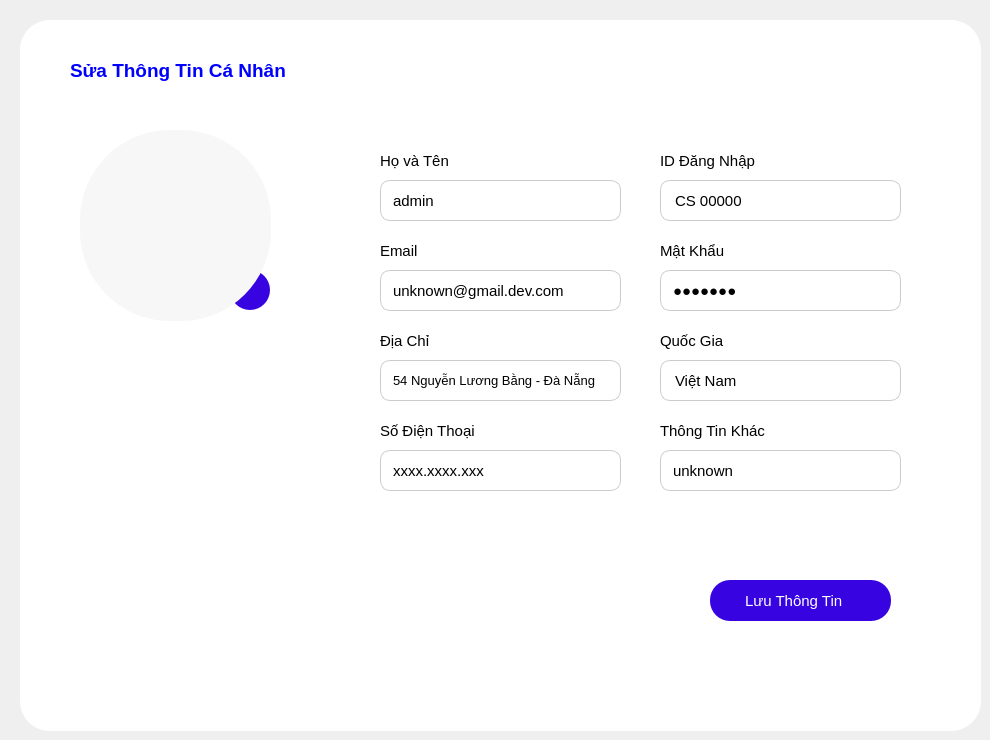
      <widget class="QWidget" name="profile_2">
       <widget class="QLabel" name="label_24">
        <property name="geometry">
         <rect>
          <x>20</x>
          <y>20</y>
          <width>961</width>
          <height>711</height>
         </rect>
        </property>
        <property name="styleSheet">
         <string notr="true">background-color: #fff;
border-radius: 30px;</string>
        </property>
        <property name="text">
         <string/>
        </property>
       </widget>
       <widget class="QLabel" name="label_51">
        <property name="geometry">
         <rect>
          <x>70</x>
          <y>50</y>
          <width>231</width>
          <height>41</height>
         </rect>
        </property>
        <property name="font">
         <font>
          <pointsize>14</pointsize>
          <bold>true</bold>
         </font>
        </property>
        <property name="styleSheet">
         <string notr="true">color: blue;
</string>
        </property>
        <property name="text">
         <string>Sửa Thông Tin Cá Nhân</string>
        </property>
       </widget>
       <widget class="QPushButton" name="editAvtBtn_2">
        <property name="geometry">
         <rect>
          <x>230</x>
          <y>270</y>
          <width>40</width>
          <height>40</height>
         </rect>
        </property>
        <property name="cursor">
         <cursorShape>PointingHandCursor</cursorShape>
        </property>
        <property name="styleSheet">
         <string notr="true">border-radius: 20px;
background-color: #f7f7f7;
border:none;
background-color: rgb(55, 3, 225);</string>
        </property>
        <property name="text">
         <string/>
        </property>
        <property name="icon">
         <iconset resource="resourse.qrc">
          <normaloff>:/new/img/img/pencil.png</normaloff>:/new/img/img/pencil.png</iconset>
        </property>
        <property name="iconSize">
         <size>
          <width>22</width>
          <height>23</height>
         </size>
        </property>
       </widget>
       <widget class="QLabel" name="avtLabel_2">
        <property name="geometry">
         <rect>
          <x>80</x>
          <y>130</y>
          <width>191</width>
          <height>191</height>
         </rect>
        </property>
        <property name="styleSheet">
         <string notr="true">border-radius: 90px;
background-color: #f7f7f7;
border:none;</string>
        </property>
        <property name="text">
         <string/>
        </property>
        <property name="pixmap">
         <pixmap resource="resourse.qrc">:/new/img/img/batman_hero_avatar_comics-512.png</pixmap>
        </property>
        <property name="scaledContents">
         <bool>true</bool>
        </property>
       </widget>
       <widget class="QLabel" name="nameLabel_2">
        <property name="geometry">
         <rect>
          <x>380</x>
          <y>150</y>
          <width>81</width>
          <height>21</height>
         </rect>
        </property>
        <property name="font">
         <font>
          <pointsize>11</pointsize>
          <fontweight>DemiBold</fontweight>
         </font>
        </property>
        <property name="styleSheet">
         <string notr="true">color: black;</string>
        </property>
        <property name="text">
         <string>Họ và Tên</string>
        </property>
       </widget>
       <widget class="QLineEdit" name="nameLb_2">
        <property name="geometry">
         <rect>
          <x>380</x>
          <y>180</y>
          <width>241</width>
          <height>41</height>
         </rect>
        </property>
        <property name="font">
         <font>
          <pointsize>11</pointsize>
         </font>
        </property>
        <property name="cursor">
         <cursorShape>PointingHandCursor</cursorShape>
        </property>
        <property name="styleSheet">
         <string notr="true">border-radius: 10px;
color: #000;
border: 1px solid #ccc;
padding-left: 10px;</string>
        </property>
        <property name="text">
         <string>admin</string>
        </property>
       </widget>
       <widget class="QLabel" name="idLabel_2">
        <property name="geometry">
         <rect>
          <x>660</x>
          <y>150</y>
          <width>111</width>
          <height>21</height>
         </rect>
        </property>
        <property name="font">
         <font>
          <pointsize>11</pointsize>
          <fontweight>DemiBold</fontweight>
         </font>
        </property>
        <property name="styleSheet">
         <string notr="true">color: black;</string>
        </property>
        <property name="text">
         <string>ID Đăng Nhập</string>
        </property>
       </widget>
       <widget class="QLabel" name="passLb_3">
        <property name="geometry">
         <rect>
          <x>660</x>
          <y>180</y>
          <width>241</width>
          <height>41</height>
         </rect>
        </property>
        <property name="font">
         <font>
          <pointsize>11</pointsize>
          <bold>false</bold>
         </font>
        </property>
        <property name="cursor">
         <cursorShape>ForbiddenCursor</cursorShape>
        </property>
        <property name="styleSheet">
         <string notr="true">border-radius: 10px;
color: #000;
border: 1px solid #ccc;
padding-left: 10px;
color:black;</string>
        </property>
        <property name="text">
         <string>CS 00000</string>
        </property>
       </widget>
       <widget class="QLineEdit" name="emaiLb_2">
        <property name="geometry">
         <rect>
          <x>380</x>
          <y>270</y>
          <width>241</width>
          <height>41</height>
         </rect>
        </property>
        <property name="font">
         <font>
          <pointsize>11</pointsize>
         </font>
        </property>
        <property name="cursor">
         <cursorShape>PointingHandCursor</cursorShape>
        </property>
        <property name="styleSheet">
         <string notr="true">border-radius: 10px;
color: #000;
border: 1px solid #ccc;
padding-left: 10px;</string>
        </property>
        <property name="text">
         <string>unknown@gmail.dev.com</string>
        </property>
       </widget>
       <widget class="QLabel" name="emailLabel_2">
        <property name="geometry">
         <rect>
          <x>380</x>
          <y>240</y>
          <width>81</width>
          <height>21</height>
         </rect>
        </property>
        <property name="font">
         <font>
          <pointsize>11</pointsize>
          <fontweight>DemiBold</fontweight>
         </font>
        </property>
        <property name="styleSheet">
         <string notr="true">color: black;</string>
        </property>
        <property name="text">
         <string>Email</string>
        </property>
       </widget>
       <widget class="QLabel" name="passLabel_2">
        <property name="geometry">
         <rect>
          <x>660</x>
          <y>240</y>
          <width>81</width>
          <height>21</height>
         </rect>
        </property>
        <property name="font">
         <font>
          <pointsize>11</pointsize>
          <fontweight>DemiBold</fontweight>
         </font>
        </property>
        <property name="styleSheet">
         <string notr="true">color: black;</string>
        </property>
        <property name="text">
         <string>Mật Khẩu</string>
        </property>
       </widget>
       <widget class="QLineEdit" name="passLb_4">
        <property name="geometry">
         <rect>
          <x>660</x>
          <y>270</y>
          <width>241</width>
          <height>41</height>
         </rect>
        </property>
        <property name="font">
         <font>
          <pointsize>11</pointsize>
         </font>
        </property>
        <property name="cursor">
         <cursorShape>PointingHandCursor</cursorShape>
        </property>
        <property name="styleSheet">
         <string notr="true">border-radius: 10px;
color: #000;
border: 1px solid #ccc;
padding-left: 10px;</string>
        </property>
        <property name="text">
         <string>unknown</string>
        </property>
        <property name="echoMode">
         <enum>QLineEdit::EchoMode::Password</enum>
        </property>
       </widget>
       <widget class="QLabel" name="addressLabel_2">
        <property name="geometry">
         <rect>
          <x>380</x>
          <y>330</y>
          <width>81</width>
          <height>21</height>
         </rect>
        </property>
        <property name="font">
         <font>
          <pointsize>11</pointsize>
          <fontweight>DemiBold</fontweight>
         </font>
        </property>
        <property name="styleSheet">
         <string notr="true">color: black;</string>
        </property>
        <property name="text">
         <string>Địa Chỉ</string>
        </property>
       </widget>
       <widget class="QLineEdit" name="addressLb_2">
        <property name="geometry">
         <rect>
          <x>380</x>
          <y>360</y>
          <width>241</width>
          <height>41</height>
         </rect>
        </property>
        <property name="font">
         <font>
          <pointsize>10</pointsize>
         </font>
        </property>
        <property name="cursor">
         <cursorShape>PointingHandCursor</cursorShape>
        </property>
        <property name="styleSheet">
         <string notr="true">border-radius: 10px;
color: #000;
border: 1px solid #ccc;
padding-left: 10px;</string>
        </property>
        <property name="text">
         <string>54 Nguyễn Lương Bằng - Đà Nẵng </string>
        </property>
       </widget>
       <widget class="QLabel" name="countryLabel_2">
        <property name="geometry">
         <rect>
          <x>660</x>
          <y>330</y>
          <width>81</width>
          <height>21</height>
         </rect>
        </property>
        <property name="font">
         <font>
          <pointsize>11</pointsize>
          <fontweight>DemiBold</fontweight>
         </font>
        </property>
        <property name="styleSheet">
         <string notr="true">color: black;</string>
        </property>
        <property name="text">
         <string>Quốc Gia</string>
        </property>
       </widget>
       <widget class="QLabel" name="phoneLabel_2">
        <property name="geometry">
         <rect>
          <x>380</x>
          <y>420</y>
          <width>101</width>
          <height>21</height>
         </rect>
        </property>
        <property name="font">
         <font>
          <pointsize>11</pointsize>
          <fontweight>DemiBold</fontweight>
         </font>
        </property>
        <property name="styleSheet">
         <string notr="true">color: black;</string>
        </property>
        <property name="text">
         <string>Số Điện Thoại</string>
        </property>
       </widget>
       <widget class="QLineEdit" name="phoneLb_2">
        <property name="geometry">
         <rect>
          <x>380</x>
          <y>450</y>
          <width>241</width>
          <height>41</height>
         </rect>
        </property>
        <property name="font">
         <font>
          <pointsize>11</pointsize>
         </font>
        </property>
        <property name="cursor">
         <cursorShape>PointingHandCursor</cursorShape>
        </property>
        <property name="styleSheet">
         <string notr="true">border-radius: 10px;
color: #000;
border: 1px solid #ccc;
padding-left: 10px;</string>
        </property>
        <property name="text">
         <string>xxxx.xxxx.xxx</string>
        </property>
       </widget>
       <widget class="QLabel" name="otherLabel_2">
        <property name="geometry">
         <rect>
          <x>660</x>
          <y>420</y>
          <width>121</width>
          <height>21</height>
         </rect>
        </property>
        <property name="font">
         <font>
          <pointsize>11</pointsize>
          <fontweight>DemiBold</fontweight>
         </font>
        </property>
        <property name="styleSheet">
         <string notr="true">color: black;</string>
        </property>
        <property name="text">
         <string>Thông Tin Khác</string>
        </property>
       </widget>
       <widget class="QLineEdit" name="otherLb_2">
        <property name="geometry">
         <rect>
          <x>660</x>
          <y>450</y>
          <width>241</width>
          <height>41</height>
         </rect>
        </property>
        <property name="font">
         <font>
          <pointsize>11</pointsize>
         </font>
        </property>
        <property name="cursor">
         <cursorShape>PointingHandCursor</cursorShape>
        </property>
        <property name="styleSheet">
         <string notr="true">border-radius: 10px;
color: #000;
border: 1px solid #ccc;
padding-left: 10px;</string>
        </property>
        <property name="text">
         <string>unknown</string>
        </property>
       </widget>
       <widget class="QPushButton" name="saveBtn_2">
        <property name="geometry">
         <rect>
          <x>710</x>
          <y>580</y>
          <width>181</width>
          <height>41</height>
         </rect>
        </property>
        <property name="font">
         <font>
          <pointsize>11</pointsize>
         </font>
        </property>
        <property name="cursor">
         <cursorShape>PointingHandCursor</cursorShape>
        </property>
        <property name="styleSheet">
         <string notr="true">border-radius: 20px;
background-color: #f7f7f7;
border:none;
background-color: rgb(55, 3, 225);
text-align: left;
padding-left: 35px;
color: #fff;</string>
        </property>
        <property name="text">
         <string>Lưu Thông Tin</string>
        </property>
        <property name="icon">
         <iconset resource="resourse.qrc">
          <normaloff>:/new/img/img/diskette.png</normaloff>:/new/img/img/diskette.png</iconset>
        </property>
        <property name="iconSize">
         <size>
          <width>22</width>
          <height>23</height>
         </size>
        </property>
       </widget>
       <widget class="QLabel" name="country_Lb_2">
        <property name="geometry">
         <rect>
          <x>660</x>
          <y>360</y>
          <width>241</width>
          <height>41</height>
         </rect>
        </property>
        <property name="font">
         <font>
          <pointsize>11</pointsize>
          <bold>false</bold>
         </font>
        </property>
        <property name="cursor">
         <cursorShape>ForbiddenCursor</cursorShape>
        </property>
        <property name="styleSheet">
         <string notr="true">border-radius: 10px;
color: #000;
border: 1px solid #ccc;
padding-left: 10px;
color:black;</string>
        </property>
        <property name="text">
         <string>Việt Nam</string>
        </property>
       </widget>
      </widget>
